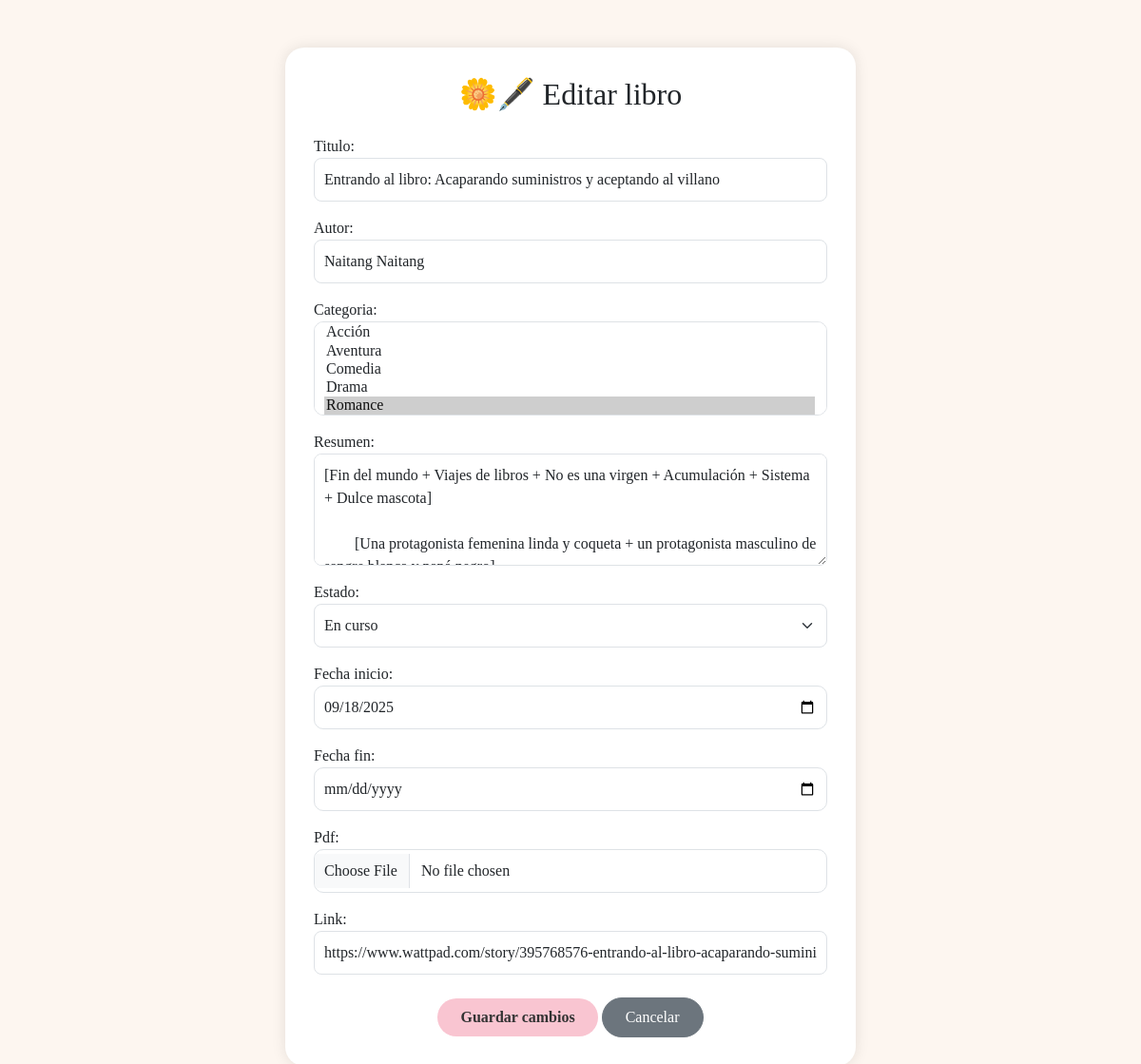
Page /editar-libro/8/ (signed in) on the earlier database version.
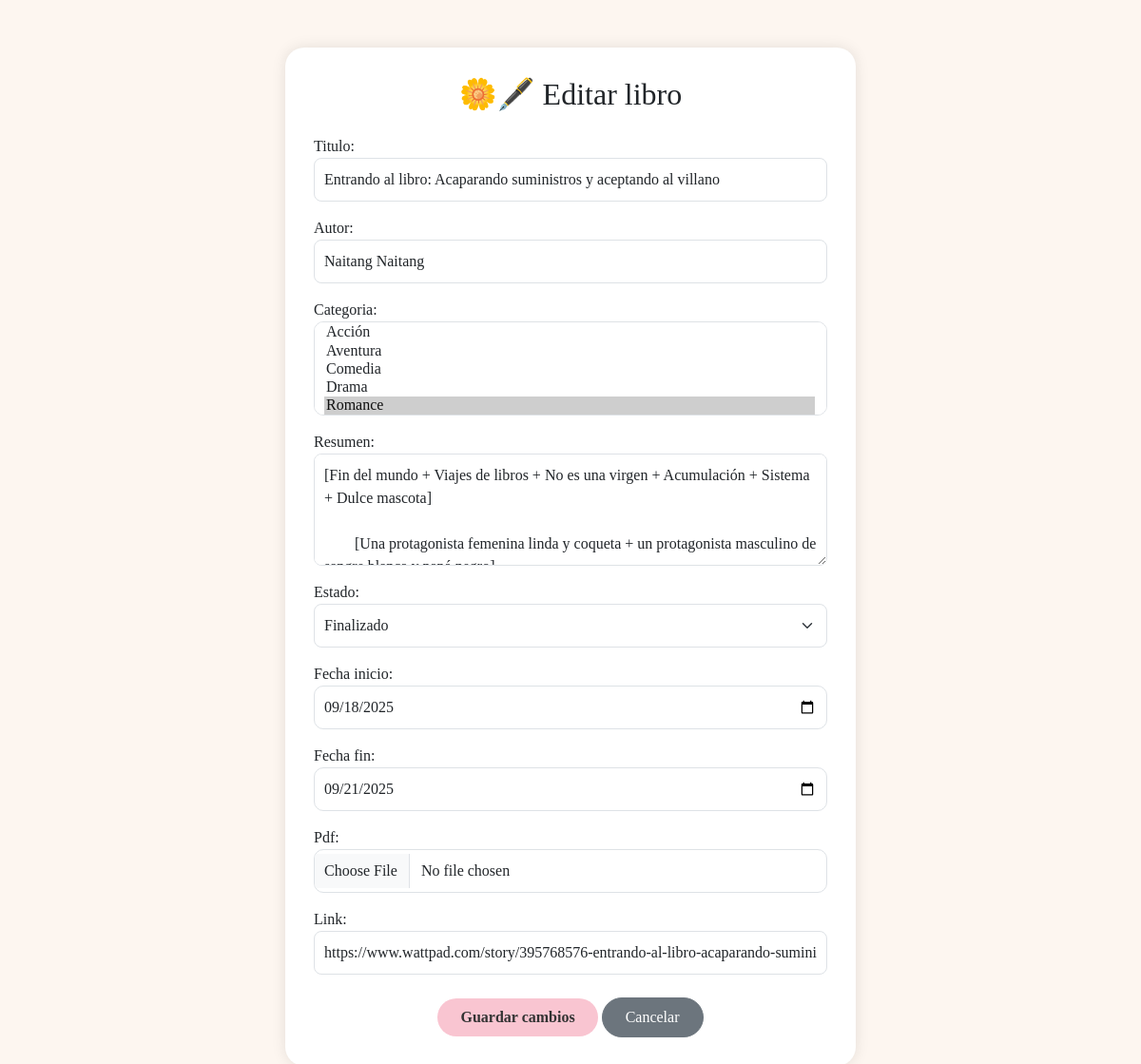
Same page on the later database version.
### biblioteca/models.py (models this page shows, shortened)
class LibroLeido(models.Model):
    usuario = models.ForeignKey(User, on_delete=models.CASCADE) # Usuario que leyó el libro
    titulo = models.CharField(max_length=200, default="Sin título")  # Título personalizado (editable)
    autor = models.CharField(max_length=100, default="Desconocido")  # Autor del libro
    categoria = models.ManyToManyField(Categoria, blank=True)  # Categorías asociadas
    resumen = models.TextField() # Breve descripción del contenido o experiencia lectora
    estado = models.CharField(max_length=20, choices=ESTADO_LIBRO) # Estado de lectura
    fecha_inicio = models.DateField(null=True, blank=True) # Fecha en que se comenzó el libro
    fecha_fin = models.DateField(null=True, blank=True) # Fecha en que se terminó el libro
    pdf = models.FileField(upload_to='libros/', null=True, blank=True) # Archivo PDF del libro (opcional)
    link = models.URLField(blank=True, null=True) # Enlace al libro en línea (opcional)

### biblioteca/views.py (the view)
# urls.py: path('editar-libro/<int:pk>/', views.editar_libro, name='editar_libro'), # Editar detalles de un libro leído
@login_required
def editar_libro(request, pk):
    libro_leido = get_object_or_404(LibroLeido, pk=pk)
    if request.method == 'POST':
        form = LibroLeidoForm(request.POST, request.FILES, instance=libro_leido)
        if form.is_valid():
            form.save()
            messages.success(request, 'Libro actualizado correctamente.')
            return redirect('biblioteca')
    else:
        form = LibroLeidoForm(instance=libro_leido)
    return render(request, 'biblioteca/editar_libro.html', {'form': form})

### biblioteca/forms.py
class LibroLeidoForm(forms.ModelForm):
    class Meta:
        model = LibroLeido # Modelo correspondiente
        exclude = ['usuario'] # El usuario se asigna automáticamente, no se muestra en el formulario
        widgets = {
            'titulo': forms.TextInput(attrs={'class': 'form-control rounded-3'}),
            'autor': forms.TextInput(attrs={'class': 'form-control rounded-3'}),
            'categoria': forms.SelectMultiple(attrs={'class': 'form-select'}), # Selección múltiple de géneros
            'resumen': forms.Textarea(attrs={'class': 'form-control rounded-3', 'rows': 4}), # Resumen del libro
            'estado': forms.Select(attrs={'class': 'form-select rounded-3'}), # Estado del libro (iniciado, finalizado, etc.)
            'fecha_inicio': forms.DateInput(attrs={'class': 'form-control', 'type': 'date'}), # Fecha de inicio
            'fecha_fin': forms.DateInput(attrs={'class': 'form-control', 'type': 'date'}), # Fecha de fin
            'pdf': forms.ClearableFileInput(attrs={'class': 'form-control'}), # Opción para subir archivo
            'link': forms.URLInput(attrs={'class': 'form-control rounded-3'}), # Link externo del libro
        }

### templates/biblioteca/editar_libro.html (shortened to what this page needs)
{% load static %}
<!DOCTYPE html>
<html lang="es">
<head>
    <link href="https://cdn.jsdelivr.net/npm/bootstrap@5.3.0/dist/css/bootstrap.min.css" rel="stylesheet">
    <link rel="stylesheet" href="{% static 'css/editar_libro.css' %}">
</head>
<body>
<div class="container mt-5">
    <div class="form-container mx-auto" style="max-width:600px;">
        <h2 class="text-center mb-4">🌼🖋️ Editar libro</h2>
        <form method="POST" enctype="multipart/form-data">
            {{ form.as_p }}
            <div class="text-center mt-4">
                <button type="submit" class="btn btn-primary rounded-pill px-4 py-2">Guardar cambios</button>
                <a href="{% url 'biblioteca' %}" class="btn btn-secondary rounded-pill px-4 py-2">Cancelar</a>
            </div>
        </form>
    </div>
</div>
</body>
</html>

Differences in the rows shown:
changed LibroLeido "Entrando al libro: Acaparando suministros y aceptando al villano": estado "En curso" → "Finalizado"; fecha_fin (not shown) → "09/21/2025"
